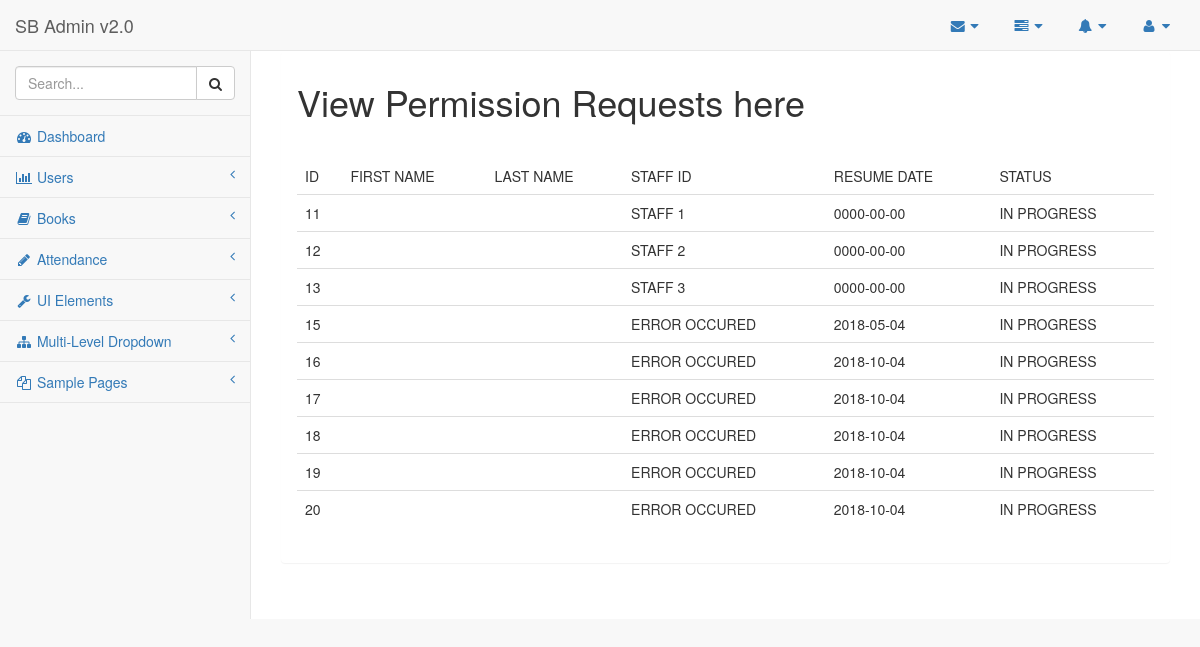
The page /admin/former_stuff/pages/viewpermission.php on the database its author committed.
### tables this page shows
CREATE TABLE `permission` (
  `id` int(6) NOT NULL,
  `staff_id` varchar(255) NOT NULL,
  `d_o_p` date NOT NULL,
  `subject` varchar(255) NOT NULL,
  `comment` varchar(255) NOT NULL,
  `resume_date` date NOT NULL,
  `status` varchar(255) NOT NULL,
  `date` datetime(6) NOT NULL DEFAULT CURRENT_TIMESTAMP
);

### admin/logics.php (called while the page is built, shortened)
<?php
    class db{
        private $server ="localhost";
        private $dbname = "library";
        private $user = "root";
        private $password = "";
        public function connect(){
            $this->conn = mysqli_connect($this->server,$this->user,$this->password,$this->dbname);
            if(!$this->conn){
                echo mysqli_error();
            }else{
                return $this->conn;
            }
        }
    }
    class permission extends db{
        function __construct(){
            $this->conn = $this->connect();
        }
        public function view(){
            $view_query = "SELECT *  FROM `permission`";
            $run_view_query = $this->conn->query($view_query);
            if($run_view_query){
                return $run_view_query;
            }else {
                return false;
            }
        }
    }
?>

### admin/former_stuff/pages/viewpermission.php (the view, shortened to what this page needs)
<?php
    require('../logics.php');
?>
<!DOCTYPE html>
<html lang="en">
<head>
    <link href="../vendor/bootstrap/css/bootstrap.min.css" rel="stylesheet">
    <link href="../vendor/metisMenu/metisMenu.min.css" rel="stylesheet">
    <link href="../dist/css/sb-admin-2.css" rel="stylesheet">
    <link href="../vendor/morrisjs/morris.css" rel="stylesheet">
    <link href="../vendor/font-awesome/css/font-awesome.min.css" rel="stylesheet" type="text/css">
</head>
<body>
    <div id="wrapper">
        <nav class="navbar navbar-default navbar-static-top" role="navigation" style="margin-bottom: 0">
            <div class="navbar-header">
                <a class="navbar-brand" href="index.html">SB Admin v2.0</a>
            </div>
            <ul class="nav navbar-top-links navbar-right">
                <li class="dropdown">
                    <a class="dropdown-toggle" data-toggle="dropdown" href="#">
                        <i class="fa fa-envelope fa-fw"></i> <i class="fa fa-caret-down"></i>
                    </a>
                </li>
                <li class="dropdown">
                    <a class="dropdown-toggle" data-toggle="dropdown" href="#">
                        <i class="fa fa-tasks fa-fw"></i> <i class="fa fa-caret-down"></i>
                    </a>
                </li>
                <li class="dropdown">
                    <a class="dropdown-toggle" data-toggle="dropdown" href="#">
                        <i class="fa fa-bell fa-fw"></i> <i class="fa fa-caret-down"></i>
                    </a>
                </li>
                <li class="dropdown">
                    <a class="dropdown-toggle" data-toggle="dropdown" href="#">
                        <i class="fa fa-user fa-fw"></i> <i class="fa fa-caret-down"></i>
                    </a>
                </li>
            </ul>
            <div class="navbar-default sidebar" role="navigation">
                <div class="sidebar-nav navbar-collapse">
                    <ul class="nav" id="side-menu">
                        <li class="sidebar-search">
                            <div class="input-group custom-search-form">
                                <input type="text" class="form-control" placeholder="Search...">
                                <span class="input-group-btn">
                                <button class="btn btn-default" type="button">
                                    <i class="fa fa-search"></i>
                                </button>
                            </span>
                            </div>
                        </li>
                        <li>
                            <a href="index.html"><i class="fa fa-dashboard fa-fw"></i> Dashboard</a>
                        </li>
                        <li>
                            <a href="#"><i class="fa fa-bar-chart-o fa-fw"></i> Users <span class="fa arrow"></span></a>
                        </li>
                        <li>
                            <a href="tables.html"><i class="fa fa-book fa-fw"></i> Books <span class="fa arrow"></span></a>
                        </li>
                        <li>
                            <a href="tables.html"><i class="fa fa-pencil fa-fw"></i> Attendance <span class="fa arrow"></span></a>
                        </li>
                        <li>
                            <a href="#"><i class="fa fa-wrench fa-fw"></i> UI Elements<span class="fa arrow"></span></a>
                        </li>
                        <li>
                            <a href="#"><i class="fa fa-sitemap fa-fw"></i> Multi-Level Dropdown<span class="fa arrow"></span></a>
                        </li>
                        <li>
                            <a href="#"><i class="fa fa-files-o fa-fw"></i> Sample Pages<span class="fa arrow"></span></a>
                        </li>
                    </ul>
                </div>
            </div>
        </nav>
        <div id="page-wrapper">
            <div class="panel">
                <div class="panel-heading">
                    <h1> View Permission Requests here </h1>
                </div>
                <div class="panel-body">
                   <table class="table table-responsive " cols="">
                        <thead>
                                    <td>
                                        ID
                                    </td>
                                    <td>
                                        FIRST NAME
                                    </td>
                                    <td>
                                        LAST NAME
                                    </td>
                                    <td>
                                        STAFF ID
                                    </td>
                                    <td>
                                        RESUME DATE
                                    </td>
                                    <td>
                                        STATUS
                                    </td>
                                </thead>
                    <?php
                        $permission = new permission();
                            if($view = $permission->view()){
                                while($row = mysqli_fetch_assoc($view)){
                    ?>
                                <tr>
                                    <td>
                                        <?php
                                                echo $row['id'];
                                        ?>
                                    </td>
                                    <td>
                                    </td>
                                    <td>
                                    </td>
                                    <td>
                                        <?php
                                                echo strtoupper($row['staff_id']);
                                        ?>
                                    </td>
                                    <td>
                                        <?php
                                                echo strtoupper($row['resume_date']);
                                        ?>
                                    </td>
                                    <td>
                                        <?php
                                                echo strtoupper($row['status']);
                                        ?>
                                    </td>
                                </tr>
                    <?php
                            };
                        }else{
                            echo "<span class='alert alert-danger'> No Book Available Now </span>";
                        }
                       ?>
                    </table>
                </div>
            </div>
        </div>
    </div>
</body>
</html>

### rows shown on the page
permission: id "11", staff "STAFF 1", resume_date "0000-00-00", status "IN PROGRESS"
permission: id "12", staff "STAFF 2", resume_date "0000-00-00", status "IN PROGRESS"
permission: id "13", staff "STAFF 3", resume_date "0000-00-00", status "IN PROGRESS"
permission: id "15", staff "ERROR OCCURED", resume_date "2018-05-04", status "IN PROGRESS"
permission: id "16", staff "ERROR OCCURED", resume_date "2018-10-04", status "IN PROGRESS"
permission: id "17", staff "ERROR OCCURED", resume_date "2018-10-04", status "IN PROGRESS"
permission: id "18", staff "ERROR OCCURED", resume_date "2018-10-04", status "IN PROGRESS"
permission: id "19", staff "ERROR OCCURED", resume_date "2018-10-04", status "IN PROGRESS"
permission: id "20", staff "ERROR OCCURED", resume_date "2018-10-04", status "IN PROGRESS"
